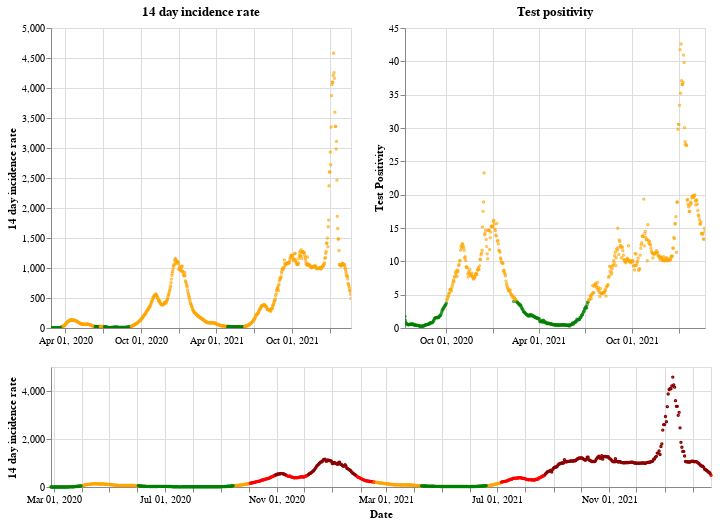

The code cell stored with this chart in its notebook:
### Markdown cell above
## Wales

### Code cell
plot_traffic_light('Wales')

### Figure 1 — Vega-Lite specification as saved in the notebook (floating-point values rounded to 4 significant figures; data arrays with more than 128 entries replaced by an {"elided": "..."} marker saying what was removed)
{"config": {"view": {"continuousWidth": 400, "continuousHeight": 300}}, "vconcat": [{"hconcat": [{"mark": {"type": "point", "size": 2}, "encoding": {"color": {"condition": {"value": "green", "test": "(datum.twoWeeklyCasesRate <= 25)"}, "value": "orange"}, "tooltip": [{"type": "nominal", "field": "areaName"}, {"type": "temporal", "field": "date"}, {"type": "quantitative", "field": "twoWeeklyCasesRate"}, {"type": "quantitative", "field": "testPositivity"}], "x": {"type": "temporal", "axis": {"title": ""}, "field": "date", "scale": {"domain": {"selection": "DateBrush"}}, "timeUnit": "yearmonthdate"}, "y": {"type": "quantitative", "axis": {"title": "14 day incidence rate"}, "field": "twoWeeklyCasesRate"}}, "title": "14 day incidence rate", "width": 300}, {"mark": {"type": "point", "size": 2}, "encoding": {"color": {"condition": {"value": "green", "test": "(datum.testPositivity <= 4)"}, "value": "orange"}, "tooltip": [{"type": "nominal", "field": "areaName"}, {"type": "temporal", "field": "date"}, {"type": "quantitative", "field": "twoWeeklyCasesRate"}, {"type": "quantitative", "field": "testPositivity"}], "x": {"type": "temporal", "axis": {"title": ""}, "field": "date", "scale": {"domain": {"selection": "DateBrush"}}, "timeUnit": "yearmonthdate"}, "y": {"type": "quantitative", "axis": {"title": "Test Positivity"}, "field": "testPositivity"}}, "title": "Test positivity", "width": 300}]}, {"layer": [{"mark": {"type": "point", "size": 2}, "encoding": {"color": {"condition": {"value": "orange", "test": "(((datum.testPositivity < 4) && (datum.twoWeeklyCasesRate >= 50)) && (datum.twoWeeklyCasesRate < 200))"}, "value": "red"}, "opacity": {"condition": {"value": 1, "test": "((datum.twoWeeklyCasesRate >= 50) && (datum.twoWeeklyCasesRate < 500))"}, "value": 0}, "tooltip": [{"type": "nominal", "field": "areaName"}, {"type": "temporal", "field": "date"}, {"type": "quantitative", "field": "twoWeeklyCasesRate"}, {"type": "quantitative", "field": "testPositivity"}], "x": {"type": "temporal", "axis": {"title": "Date"}, "field": "date", "timeUnit": "yearmonthdate"}, "y": {"type": "quantitative", "axis": {"title": "14 day incidence rate"}, "field": "twoWeeklyCasesRate"}}, "selection": {"DateBrush": {"type": "interval", "encodings": ["x"], "fields": ["Time"]}}}, {"mark": {"type": "point", "size": 2}, "encoding": {"color": {"value": "darkred"}, "opacity": {"condition": {"value": 1, "test": "(datum.twoWeeklyCasesRate >= 500)"}, "value": 0}, "tooltip": [{"type": "nominal", "field": "areaName"}, {"type": "temporal", "field": "date"}, {"type": "quantitative", "field": "twoWeeklyCasesRate"}, {"type": "quantitative", "field": "testPositivity"}], "x": {"type": "temporal", "axis": {"title": "Date"}, "field": "date", "timeUnit": "yearmonthdate"}, "y": {"type": "quantitative", "axis": {"title": "14 day incidence rate"}, "field": "twoWeeklyCasesRate"}}}, {"mark": {"type": "point", "size": 2}, "encoding": {"color": {"condition": {"value": "green", "test": "((datum.testPositivity < 4) && (datum.twoWeeklyCasesRate < 50))"}, "value": "orange"}, "opacity": {"condition": {"value": 1, "test": "(datum.twoWeeklyCasesRate < 50)"}, "value": 0}, "tooltip": [{"type": "nominal", "field": "areaName"}, {"type": "temporal", "field": "date"}, {"type": "quantitative", "field": "twoWeeklyCasesRate"}, {"type": "quantitative", "field": "testPositivity"}], "x": {"type": "temporal", "axis": {"title": "Date"}, "field": "date", "timeUnit": "yearmonthdate"}, "y": {"type": "quantitative", "axis": {"title": "14 day incidence rate"}, "field": "twoWeeklyCasesRate"}}}], "height": 120, "width": 660}], "data": {"name": "data-b54bca8b92ff2718f1ddc9b1e5ff9edb"}, "$schema": "https://vega.github.io/schema/vega-lite/v4.8.1.json", "datasets": {"data-b54bca8b92ff2718f1ddc9b1e5ff9edb": {"elided": "726 records"}}}
